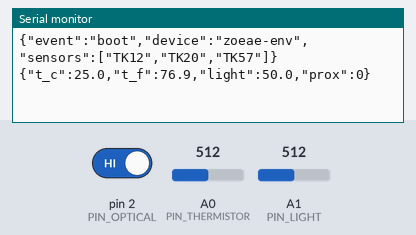
A sketch run on a simulated Arduino Uno, built with avr-gcc and run on an emulated ATmega328P. Parts: the last lines printed to the serial monitor. The test bench sets the inputs (shaded band); at power-on: A0 (PIN_THERMISTOR) = 512, A1 (PIN_LIGHT) = 512, pin 2 (PIN_OPTICAL) HIGH.

Above: at 2.2 s.
2.3 s: A0 (PIN_THERMISTOR) set to 716
At 6.4 s:
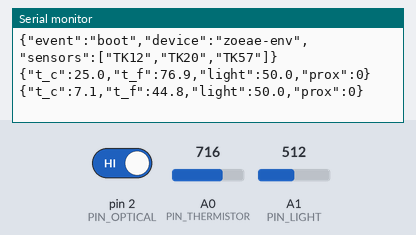
8.3 s: A1 (PIN_LIGHT) set to 716
At 11.5 s:
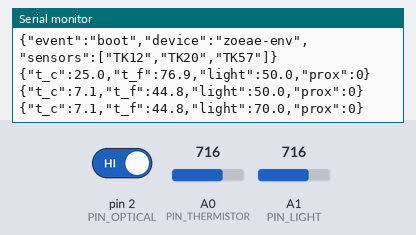
14.3 s: pin 2 (PIN_OPTICAL) driven LOW
At 16.6 s:
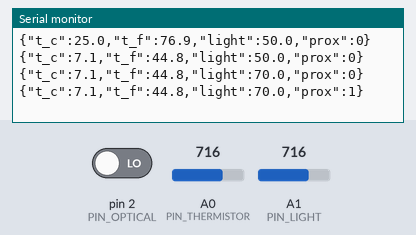
20.3 s: A0 (PIN_THERMISTOR) set to 900
At 21.7 s:
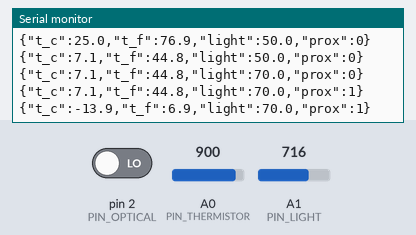
26.3 s: A1 (PIN_LIGHT) set to 900
At 31.8 s:
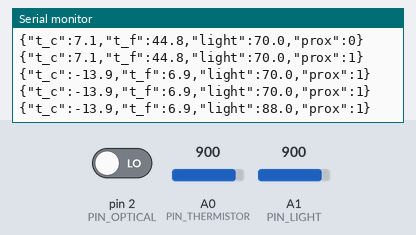
32.3 s: pin 2 (PIN_OPTICAL) driven HIGH
At 36.9 s:
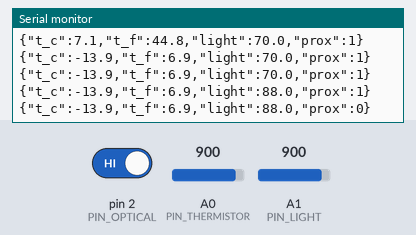
Timing chart, 0 to 38.4 s (numbered marks = the images above; inputs shaded):
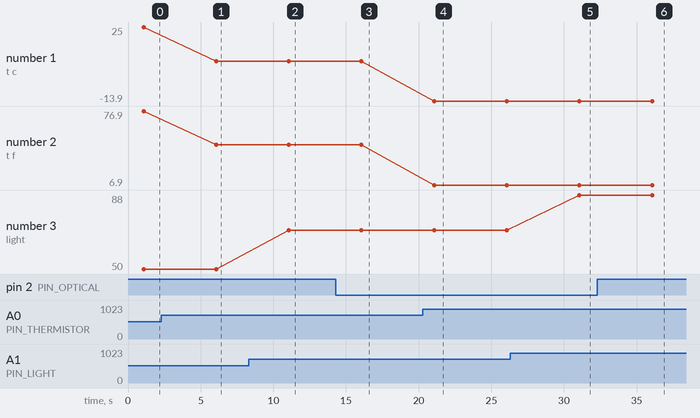

Measured:
- after the input at 2.3 s, the serial monitor: prints a new line after 3.8 s (image 1)
- after the input at 8.3 s, the serial monitor: prints a new line after 2.8 s (image 2)
- after the input at 14.3 s, the serial monitor: prints a new line after 1.8 s (image 3)
- after the input at 20.3 s, the serial monitor: prints a new line after 0.76 s (image 4)
- after the input at 26.3 s, the serial monitor: prints a new line after 4.8 s (image 5)
- after the input at 32.3 s, the serial monitor: prints a new line after 3.8 s (image 6)
- plotted number 1: 25 → 7.1 after the input at 2.3 s, 7.1 → -13.9 after the input at 20.3 s
- plotted number 2: 76.9 → 44.8 after the input at 2.3 s, 44.8 → 6.9 after the input at 20.3 s

The sketch:

arduino_env.ino
```cpp
/*
 * Zoeae Environmental Sensor — Lonely Binary TinkerBlock
 * TK12 (thermistor), TK20 (light), TK57 (optical/proximity)
 * Outputs JSON every 5 seconds on Serial at 9600 baud.
 *
 * Upload to Uno via Arduino IDE.
 * (c) 2026 AnnulusLabs LLC
 */

// Pin assignments — adjust to match your TinkerBlock shield wiring
const int PIN_THERMISTOR = A0;  // TK12 — analog
const int PIN_LIGHT      = A1;  // TK20 — analog
const int PIN_OPTICAL    = 2;   // TK57 — digital

// Thermistor constants (NTC 10k, beta 3950)
const float THERM_R_NOMINAL = 10000.0;
const float THERM_T_NOMINAL = 25.0;
const float THERM_B_COEFF   = 3950.0;
const float THERM_R_SERIES  = 10000.0;

float readTemperature() {
  int raw = analogRead(PIN_THERMISTOR);
  if (raw == 0) return -999.0;
  float resistance = THERM_R_SERIES / (1023.0 / raw - 1.0);
  float steinhart = log(resistance / THERM_R_NOMINAL) / THERM_B_COEFF;
  steinhart += 1.0 / (THERM_T_NOMINAL + 273.15);
  float tempC = 1.0 / steinhart - 273.15;
  return tempC;
}

float readLight() {
  int raw = analogRead(PIN_LIGHT);
  return raw / 1023.0 * 100.0;  // 0-100% scale
}

int readOptical() {
  return digitalRead(PIN_OPTICAL) == LOW ? 1 : 0;  // active low typical
}

void setup() {
  Serial.begin(9600);
  pinMode(PIN_OPTICAL, INPUT);
  delay(1000);
  Serial.println("{\"event\":\"boot\",\"device\":\"zoeae-env\",\"sensors\":[\"TK12\",\"TK20\",\"TK57\"]}");
}

void loop() {
  float tempC = readTemperature();
  float tempF = tempC * 9.0 / 5.0 + 32.0;
  float light = readLight();
  int proximity = readOptical();

  Serial.print("{\"t_c\":");
  Serial.print(tempC, 1);
  Serial.print(",\"t_f\":");
  Serial.print(tempF, 1);
  Serial.print(",\"light\":");
  Serial.print(light, 1);
  Serial.print(",\"prox\":");
  Serial.print(proximity);
  Serial.println("}");

  delay(5000);
}
```
